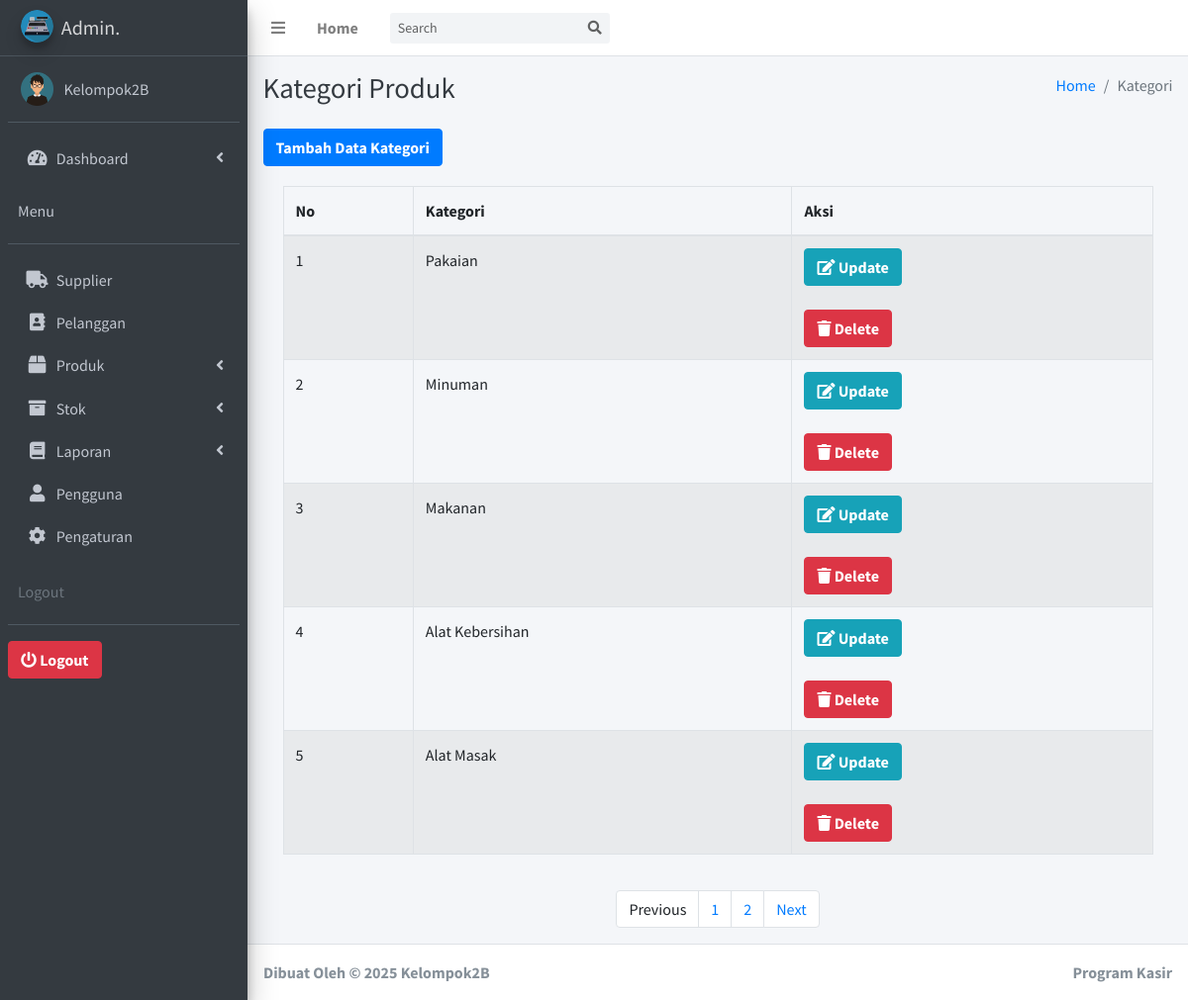
Page /ProgramKasir/admin/index.php?m=kategori&s=title (signed in) on the committed database.
### tables this page shows
CREATE TABLE `pengguna` (
  `id` int(11) NOT NULL,
  `username` text NOT NULL,
  `password` text NOT NULL,
  `nama` text NOT NULL,
  `level` text NOT NULL,
  `foto` varchar(255) NOT NULL
);

CREATE TABLE `kategori` (
  `id` int(11) NOT NULL,
  `kategori` text NOT NULL
);

### ProgramKasir/admin/fungsi/fungsi.php (called while the page is built, shortened)
<?php
$koneksi = mysqli_connect('localhost', 'root', '', 'kelompok2b');
if (function_exists("summon_admin") === FALSE) {
	function summon_admin()
	{
		global $koneksi;
		$id = $_SESSION['idstart'];
		return mysqli_query($koneksi, "SELECT * FROM pengguna WHERE id ='$id'");
	}
}
if (function_exists("url") === FALSE) {
	function url()
	{
		return $url = "//localhost/Kelompok2B/ProgramKasir/vendors/";
	}
}

### ProgramKasir/admin/aplikasi/kategori/halaman.php (the view, shortened to what this page needs)
<?php
global $koneksi;
$batas = 5;
$halaman = isset($_GET['halaman']) ? (int)$_GET['halaman'] : 1;
$halaman_awal = ($halaman > 1) ? ($halaman * $batas) - $batas : 0;
if (isset($_POST['go'])) {
  $cari = $_POST['cari'];
  $data_kat = mysqli_query($koneksi, "SELECT * FROM kategori WHERE kategori LIKE '%" . $cari . "%'");
} else {
  $data_kat = mysqli_query($koneksi, "SELECT * FROM kategori LIMIT $halaman_awal, $batas");
}
foreach ($data_kat as $pro) :
?>
  <tr>
    <td><?= $i++;  ?></td>
    <td><?= $pro['kategori']; ?></td>
    <td>
      <div data-toggle="modal" data-target="#edit-kat<?= $pro['id'] ?>">
        <button type="button" class="btn btn-info datapotensi" data-toggle="tooltip" title="Edit">
          <i class="fa fa-edit"></i> <b>Update</b>
        </button>
      </div>
      <br>
      <div data-toggle="modal" data-target="#hapus-kat<?= $pro['id'] ?>">
        <button type="button" class="btn btn-danger" data-toggle="tooltip" title="Hapus">
          <i class="fa fa-trash"></i> <b>Delete</b>
        </button>
      </div>
    </td>
  </tr>
<?php endforeach; ?>

### ProgramKasir/admin/layout/header.php (shortened to what this page needs)
<?php
require 'fungsi/fungsi.php';
?>
<?php
foreach (summon_admin() as $key) :
?>
  <!DOCTYPE html>
  <html>
  <head>
    <link rel="stylesheet" href="<?= url() ?>plugins/fontawesome-free/css/all.min.css">
    <link rel="stylesheet" href="https://code.ionicframework.com/ionicons/2.0.1/css/ionicons.min.css">
    <link rel="stylesheet" href="<?= url() ?>plugins/tempusdominus-bootstrap-4/css/tempusdominus-bootstrap-4.min.css">
    <link rel="stylesheet" href="<?= url() ?>plugins/icheck-bootstrap/icheck-bootstrap.min.css">
    <link rel="stylesheet" href="<?= url() ?>plugins/jqvmap/jqvmap.min.css">
    <link rel="stylesheet" href="<?= url() ?>dist/css/adminlte.min.css">
    <link rel="stylesheet" href="<?= url() ?>plugins/overlayScrollbars/css/OverlayScrollbars.min.css">
    <link rel="stylesheet" href="<?= url() ?>plugins/daterangepicker/daterangepicker.css">
    <link rel="stylesheet" href="<?= url() ?>plugins/summernote/summernote-bs4.css">
  </head>
  <body class="hold-transition sidebar-mini layout-fixed">
    <div class="wrapper">
      <nav class="main-header navbar navbar-expand navbar-white navbar-light">
        <ul class="navbar-nav">
          <li class="nav-item">
            <a class="nav-link" data-widget="pushmenu" href="#" role="button"><i class="fas fa-bars"></i></a>
          </li>
          <li class="nav-item d-none d-sm-inline-block">
            <a href="index.php" class="nav-link"><b>Home</b></a>
          </li>
        </ul>
        <form action="" method="POST" class="form-inline ml-3">
          <div class="input-group input-group-sm">
            <input class="form-control form-control-navbar" type="search" name="cari" placeholder="Search" aria-label="Search">
            <div class="input-group-append">
              <button class="btn btn-navbar" name="go" type="submit">
                <i class="fas fa-search"></i>
              </button>
            </div>
          </div>
        </form>
      </nav>
      <aside class="main-sidebar sidebar-dark-primary elevation-4">
        <a href="index.php" class="brand-link">
          <img src="<?= url() ?>img/logokasir.png" alt="AdminLTE Logo" class="brand-image img-circle elevation-3" style="opacity: .8">
          <span class="brand-text font-weight-light"><b>Admin.</b></span>
        </a>
        <div class="sidebar">
          <div class="user-panel mt-3 pb-3 mb-3 d-flex">
            <div class="image">
              <?php
              if ($key['foto'] != '') {
                echo '<img src="img/' . $key['foto'] . '" height="150">';
              } else {
                echo '<img src="img/user_logo.png" height="150">';
              }
              ?>
            </div>
            <div class="info">
              <a href="index.php?m=pengguna&s=detail" class="d-block"><?= $key['nama']; ?></a>
            </div>
          </div>
          <nav class="mt-2">
            <ul class="nav nav-pills nav-sidebar flex-column" data-widget="treeview" role="menu" data-accordion="false">
              <li class="nav-item has-treeview">
                <a href="index.php" class="nav-link">
                  <i class="nav-icon fas fa-tachometer-alt"></i>
                  <p>
                    Dashboard
                    <i class="right fas fa-angle-left"></i>
                  </p>
                </a>
                <div class="user-panel mt-3 pb-3 mb-3 d-flex">
                  <div class="info">
                    <a href="#" class="d-block">Menu</a>
                  </div>
                </div>
              </li>
              <li class="nav-item">
                <a href="index.php?m=supplier&s=title" class="nav-link">
                  <i class="nav-icon fas fa-truck"></i>
                  <p>Supplier</p>
                </a>
              </li>
              <li class="nav-item">
                <a href="index.php?m=pelanggan&s=title" class="nav-link">
                  <i class="nav-icon fas fa-address-book"></i>
                  <p>Pelanggan</p>
                </a>
              </li>
              <li class="nav-item has-treeview">
                <a href="#" class="nav-link">
                  <i class="nav-icon fas fa-box"></i>
                  <p>
                    Produk
                    <i class="fas fa-angle-left right"></i>
                  </p>
                </a>
              </li>
              <li class="nav-item has-treeview">
                <a href="#" class="nav-link">
                  <i class="nav-icon fa fa-archive"></i>
                  <p>
                    Stok
                    <i class="fas fa-angle-left right"></i>
                  </p>
                </a>
              </li>
              <li class="nav-item has-treeview">
                <a href="#" class="nav-link">
                  <i class="fas fa-book nav-icon"></i>
                  <p>
                    Laporan
                    <i class="fas fa-angle-left right"></i>
                  </p>
                </a>
              </li>
              <li class="nav-item">
                <a href="index.php?m=pengguna&s=title" class="nav-link">
                  <i class="fas fa-user nav-icon"></i>
                  <p>Pengguna</p>
                </a>
              </li>
              <li class="nav-item">
                <a href="index.php?m=pengguna&s=detail" class="nav-link">
                  <i class="fas fa-cog nav-icon"></i>
                  <p>Pengaturan</p>
                </a>
              </li>
              <div class="user-panel mt-3 pb-3 mb-3 d-flex">
                <div class="info">
                  <span class="d-block text-gray">Logout</span>
                </div>
              </div>
              <a href="logout.php"><button class="btn btn-danger"><i class="fa fa-power-off" aria-hidden="true"></i> <b>Logout</b></button></a>
              <br>
            </ul>
          </nav>
        </div>
      </aside>
    <?php
  endforeach;
    ?>

### rows in the picture
pengguna: foto (picture), nama "Kelompok2B"
kategori: kategori "Pakaian"
kategori: kategori "Minuman"
kategori: kategori "Makanan"
kategori: kategori "Alat Kebersihan"
kategori: kategori "Alat Masak"
